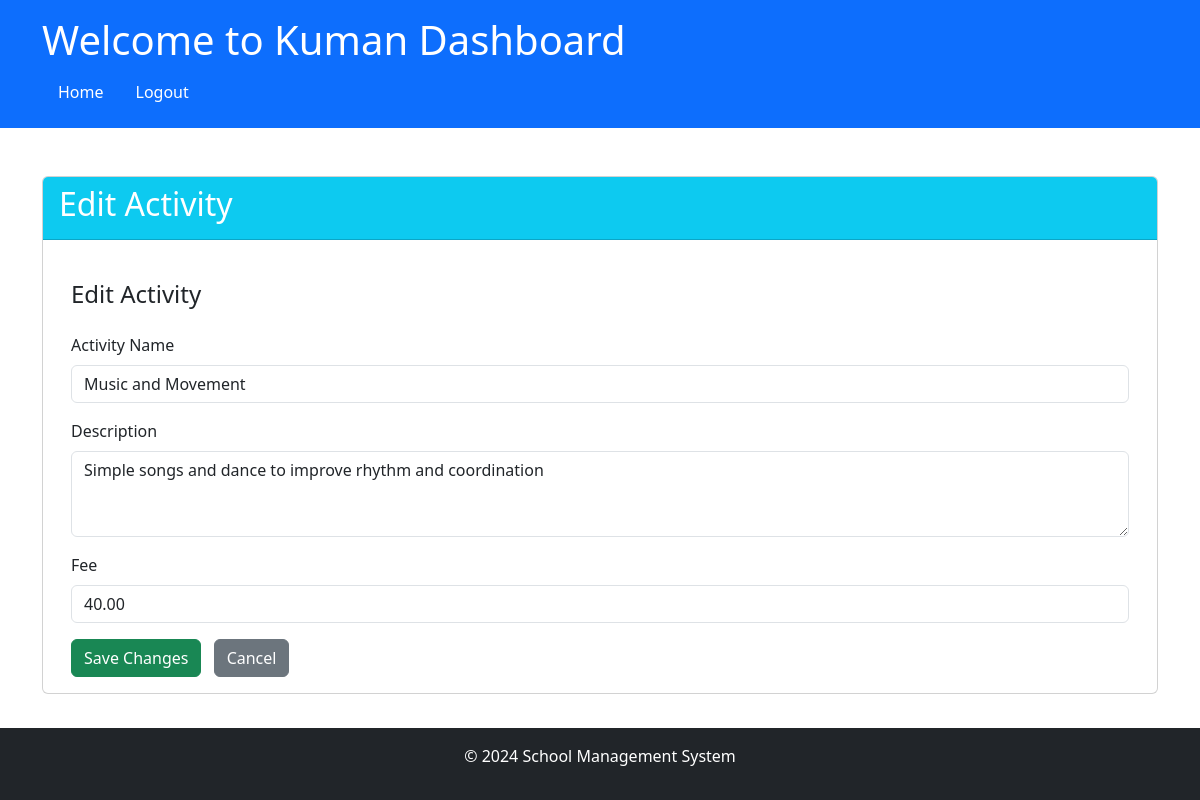
The page /admin/edit_activity/activity2 (signed in) on the database as committed earlier.
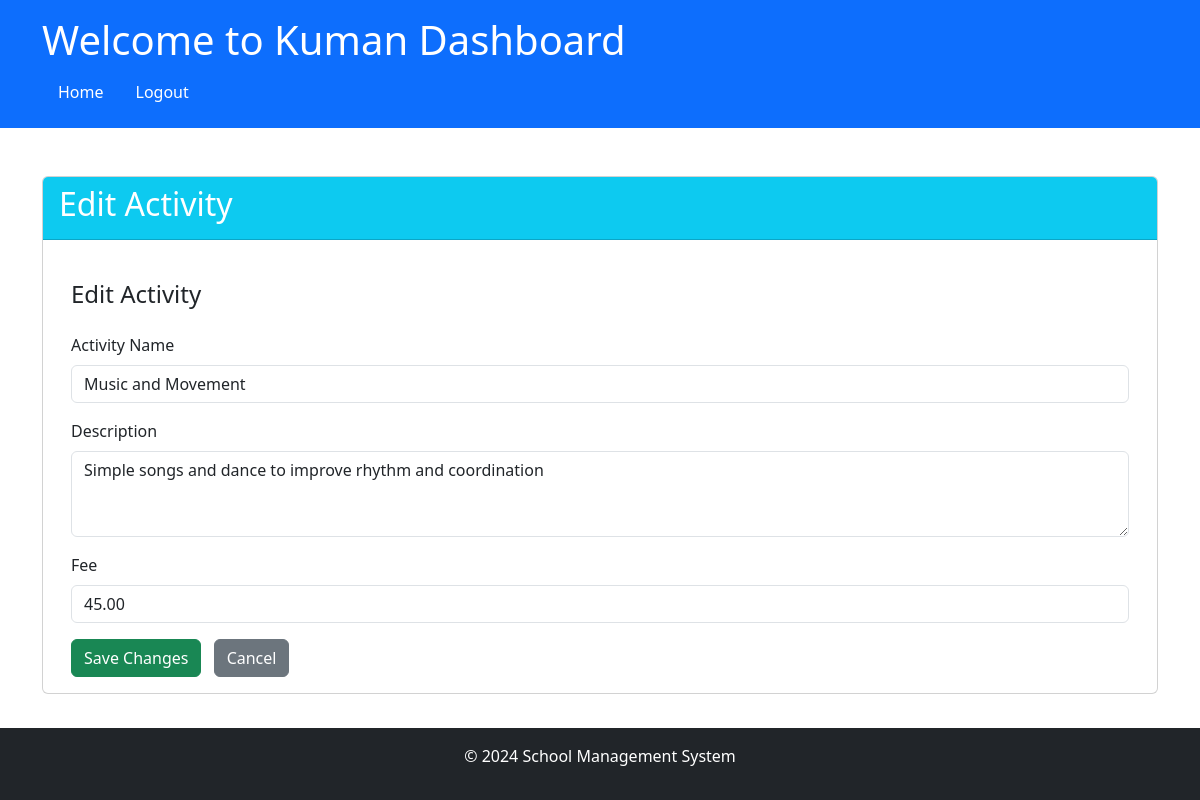
The same page on the database as committed later.
### app/models/models.py (models this page shows)
class Activity(db.Model):
    __tablename__ = 'Activity'
    activity_id = db.Column('ActivityId', db.String,
                            primary_key=True, default=lambda: str(uuid.uuid4()))
    name = db.Column('ActivityName', db.String, nullable=False)
    description = db.Column('Description', db.String)
    fee_amount = db.Column('Fee', db.Numeric(10, 2))
    student_fee_assignments = relationship(
        'StudentFeeAssignment', back_populates='activity')

### app/routes/admin_routes.py (the view, shortened to what this page needs)
@admin.route('/edit_activity/<id>', methods=['GET', 'POST'])
@login_required
@role_required('1')
def edit_activity(id):
    activity = Activity.query.get(id)
    return render_template('admin/edit_activity.html', activity=activity, app_name=app_name())

### app/__init__.py (called while the page is built)
@login_manager.user_loader
def load_user(user_id):
    from .models.models import User
    return User.query.get(user_id)

### app/routes/routes.py (called while the page is built)
def app_name():
    app_name = "School Management System"
    with current_app.app_context():
        setting = Settings.query.filter_by(setting_key='school_name').first()
        if setting and setting.setting_value:
            app_name = setting.setting_value
    return app_name

def role_required(*roles):
    def decorator(f):
        @wraps(f)
        def decorated_function(*args, **kwargs):
            if not current_user.is_authenticated or current_user.role_id not in roles:
                abort(403)  # Forbidden access if role does not match
            return f(*args, **kwargs)
        return decorated_function
    return decorator

### app/templates/admin/edit_activity.html (shortened to what this page needs)
{% extends "share/dashboard.html" %}
{% block card_header %}bg-info{% endblock %}
{% block card_title %}Edit Activity{% endblock %}
{% block card_content %}
<div class="container mt-4">
    <h4 class="mb-4">Edit Activity</h4>
    <form method="POST">
        <div class="mb-3">
            <label for="activity_name" class="form-label">Activity Name</label>
            <input type="text" class="form-control" id="activity_name" name="activity_name" value="{{ activity.name or '' }}" required>
        </div>
        <div class="mb-3">
            <label for="description" class="form-label">Description</label>
            <textarea class="form-control" id="description" name="description" rows="3" required>{{ activity.description or '' }}</textarea>
        </div>
        <div class="mb-3">
            <label for="fee" class="form-label">Fee</label>
            <input type="number" class="form-control" id="fee_amount" name="fee_amount" value="{{ activity.fee_amount or '' }}" step="0.01" required>
        </div>
        <button type="submit" class="btn btn-success">Save Changes</button>
        <a href="{{ url_for('admin.fee_management') }}" class="btn btn-secondary ms-2">Cancel</a>
    </form>
</div>
{% endblock %}

Rows that differ between the two databases and show on the page:
changed Activity "Music and Movement": fee_amount "40.00" → "45.00"
